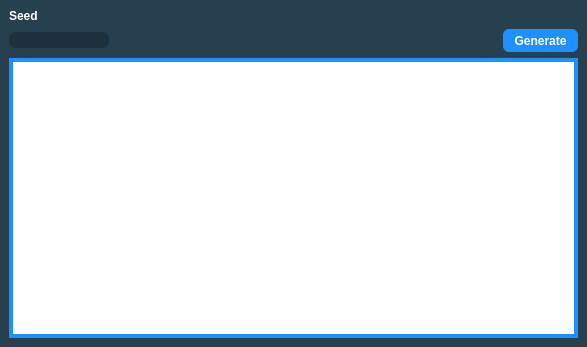
<?xml version="1.0" encoding="UTF-8"?>
<ui version="4.0">
 <class>JirachiPattern</class>
 <widget class="QMainWindow" name="JirachiPattern">
  <property name="geometry">
   <rect>
    <x>0</x>
    <y>0</y>
    <width>587</width>
    <height>347</height>
   </rect>
  </property>
  <property name="sizePolicy">
   <sizepolicy hsizetype="Expanding" vsizetype="Expanding">
    <horstretch>0</horstretch>
    <verstretch>0</verstretch>
   </sizepolicy>
  </property>
  <property name="minimumSize">
   <size>
    <width>587</width>
    <height>347</height>
   </size>
  </property>
  <property name="maximumSize">
   <size>
    <width>587</width>
    <height>347</height>
   </size>
  </property>
  <property name="windowTitle">
   <string>Channel Jirachi Pattern</string>
  </property>
  <property name="styleSheet">
   <string notr="true">QMainWindow {
	background-color: #274050;
}

QTableView {
	border: 4px solid DodgerBlue;
}

QHeaderView::section {
	border: none;
	background-color: #274050;
	padding-top: 3px;
	padding-bottom: 3px;
	color: white;
	font-family: &quot;Myriad Pro&quot;, Montserrat;
	font-weight: 500;
}

QLineEdit {
	qproperty-alignment: AlignCenter;
	background-color: #1D303C;
	border:none;
	border-radius: 6px;
	color: white;
	font-family: &quot;Myriad Pro&quot;, Montserrat;
	font-weight: 500;
}

QLabel {
	color: white;
	font-family: &quot;Myriad Pro&quot;, Montserrat;
	font-weight: 500;
}

QPushButton {
	border: none;
	border-radius: 6px;
	color: white;
	background-color: DodgerBlue;
	font-family: &quot;Myriad Pro&quot;, Montserrat;
	font-weight: 500;
}</string>
  </property>
  <widget class="QWidget" name="centralwidget">
   <layout class="QGridLayout" name="gridLayout">
    <item row="0" column="0">
     <widget class="QLabel" name="labelSeed">
      <property name="text">
       <string>Seed</string>
      </property>
     </widget>
    </item>
    <item row="1" column="0">
     <widget class="QTextBox" name="jirachiPatternSeed">
      <property name="maximumSize">
       <size>
        <width>100</width>
        <height>16777215</height>
       </size>
      </property>
     </widget>
    </item>
    <item row="1" column="1">
     <spacer name="horizontalSpacer">
      <property name="orientation">
       <enum>Qt::Horizontal</enum>
      </property>
      <property name="sizeHint" stdset="0">
       <size>
        <width>40</width>
        <height>20</height>
       </size>
      </property>
     </spacer>
    </item>
    <item row="1" column="2">
     <widget class="QPushButton" name="pushButtonGenerate">
      <property name="minimumSize">
       <size>
        <width>75</width>
        <height>23</height>
       </size>
      </property>
      <property name="styleSheet">
       <string notr="true"/>
      </property>
      <property name="text">
       <string>Generate</string>
      </property>
     </widget>
    </item>
    <item row="2" column="0" colspan="3">
     <widget class="TableView" name="tableViewGenerator">
      <property name="maximumSize">
       <size>
        <width>16777215</width>
        <height>16777215</height>
       </size>
      </property>
      <property name="styleSheet">
       <string notr="true"/>
      </property>
      <property name="editTriggers">
       <set>QAbstractItemView::NoEditTriggers</set>
      </property>
      <property name="sortingEnabled">
       <bool>false</bool>
      </property>
      <attribute name="horizontalHeaderVisible">
       <bool>true</bool>
      </attribute>
      <attribute name="horizontalHeaderDefaultSectionSize">
       <number>100</number>
      </attribute>
      <attribute name="verticalHeaderVisible">
       <bool>false</bool>
      </attribute>
      <attribute name="verticalHeaderDefaultSectionSize">
       <number>20</number>
      </attribute>
      <attribute name="verticalHeaderMinimumSectionSize">
       <number>20</number>
      </attribute>
     </widget>
    </item>
   </layout>
  </widget>
  <widget class="QMenuBar" name="menubar">
   <property name="geometry">
    <rect>
     <x>0</x>
     <y>0</y>
     <width>587</width>
     <height>21</height>
    </rect>
   </property>
  </widget>
 </widget>
 <customwidgets>
  <customwidget>
   <class>QTextBox</class>
   <extends>QLineEdit</extends>
   <header>Forms/Controls/QTextBox.hpp</header>
  </customwidget>
  <customwidget>
   <class>TableView</class>
   <extends>QTableView</extends>
   <header>Forms/Controls/TableView.hpp</header>
  </customwidget>
 </customwidgets>
 <tabstops>
  <tabstop>jirachiPatternSeed</tabstop>
  <tabstop>pushButtonGenerate</tabstop>
  <tabstop>tableViewGenerator</tabstop>
 </tabstops>
 <resources/>
 <connections/>
</ui>
